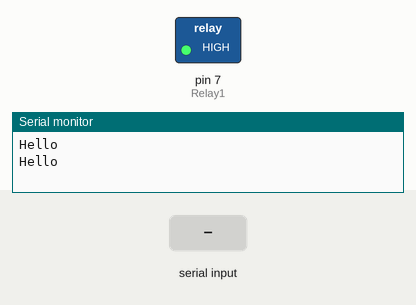
Simulated run of this sketch. Board: Arduino Uno, built with avr-gcc and run on an emulated ATmega328P. Shown: switched loads named in the sketch (green lamp = pin HIGH), the last lines printed to the serial monitor. The test bench sets the inputs (shaded band).

Above: at 1.2 s.
1.3 s: "1" received over the second serial link
At 3.5 s:
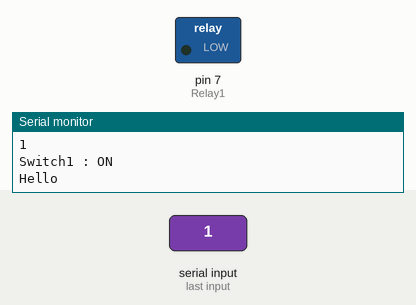
3.8 s: "2" received over the second serial link
At 5.5 s:
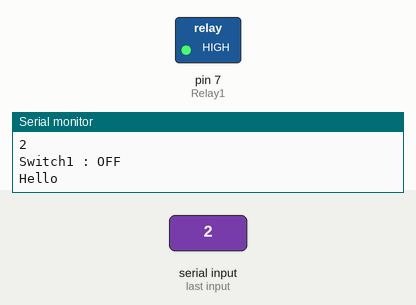
Timing chart, 0 to 7.0 s (numbered marks = the images above; inputs shaded):
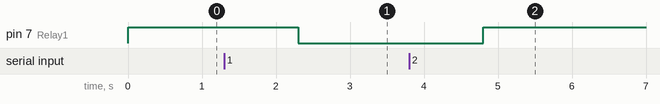

The sketch:

IOTDoorLock.ino
```cpp
#include <HID.h>
#include <SoftwareSerial.h>
int Relay1 = 7;
String data;
SoftwareSerial wifiSerial(10, 11);
void setup()
{
  Serial.begin(9600);
  wifiSerial.begin(115200);
  pinMode(Relay1, OUTPUT);
  digitalWrite(Relay1, HIGH);
}

void loop()
{
    Serial.println("Hello");
    data=wifiSerial.readString();
    Serial.println(data);
    if(data.startsWith("1"))
    {
      digitalWrite(Relay1, LOW);
      Serial.println("Switch1 : ON");
    }
    else if(data.startsWith("2"))
    {
      digitalWrite(Relay1, HIGH);
      Serial.println("Switch1 : OFF");
    }
    delay(100);
}
```

Measured:
- after the input at 1.3 s, pin 7 (Relay1): HIGH → LOW after 1.0 s
- after the input at 3.8 s, pin 7 (Relay1): LOW → HIGH after 1.0 s
